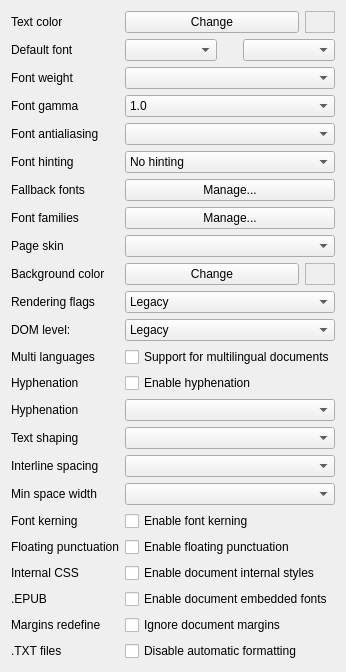
     <widget class="QWidget" name="tabDefStyle">
      <attribute name="title">
       <string>Styles</string>
      </attribute>
      <layout class="QVBoxLayout" name="verticalLayout_5">
       <item>
        <layout class="QFormLayout" name="formLayout">
         <property name="fieldGrowthPolicy">
          <enum>QFormLayout::AllNonFixedFieldsGrow</enum>
         </property>
         <item row="0" column="0">
          <widget class="QLabel" name="label_6">
           <property name="text">
            <string>Text color</string>
           </property>
          </widget>
         </item>
         <item row="0" column="1">
          <layout class="QHBoxLayout" name="horizontalLayout_11">
           <item>
            <widget class="QPushButton" name="btnTextColor">
             <property name="sizePolicy">
              <sizepolicy hsizetype="Preferred" vsizetype="Fixed">
               <horstretch>0</horstretch>
               <verstretch>0</verstretch>
              </sizepolicy>
             </property>
             <property name="text">
              <string>Change</string>
             </property>
            </widget>
           </item>
           <item>
            <widget class="QFrame" name="frmTextColor">
             <property name="sizePolicy">
              <sizepolicy hsizetype="Maximum" vsizetype="Preferred">
               <horstretch>0</horstretch>
               <verstretch>0</verstretch>
              </sizepolicy>
             </property>
             <property name="minimumSize">
              <size>
               <width>20</width>
               <height>20</height>
              </size>
             </property>
             <property name="maximumSize">
              <size>
               <width>30</width>
               <height>30</height>
              </size>
             </property>
             <property name="sizeIncrement">
              <size>
               <width>4</width>
               <height>4</height>
              </size>
             </property>
             <property name="baseSize">
              <size>
               <width>0</width>
               <height>0</height>
              </size>
             </property>
             <property name="autoFillBackground">
              <bool>true</bool>
             </property>
             <property name="frameShape">
              <enum>QFrame::StyledPanel</enum>
             </property>
             <property name="frameShadow">
              <enum>QFrame::Sunken</enum>
             </property>
             <property name="lineWidth">
              <number>1</number>
             </property>
             <property name="midLineWidth">
              <number>5</number>
             </property>
            </widget>
           </item>
          </layout>
         </item>
         <item row="1" column="0">
          <widget class="QLabel" name="label_12">
           <property name="text">
            <string>Default font</string>
           </property>
          </widget>
         </item>
         <item row="1" column="1">
          <layout class="QHBoxLayout" name="horizontalLayout_14">
           <item>
            <widget class="QComboBox" name="cbTextFontFace">
             <property name="sizePolicy">
              <sizepolicy hsizetype="Preferred" vsizetype="Fixed">
               <horstretch>0</horstretch>
               <verstretch>0</verstretch>
              </sizepolicy>
             </property>
            </widget>
           </item>
           <item>
            <spacer name="horizontalSpacer_3">
             <property name="orientation">
              <enum>Qt::Horizontal</enum>
             </property>
             <property name="sizeType">
              <enum>QSizePolicy::Maximum</enum>
             </property>
             <property name="sizeHint" stdset="0">
              <size>
               <width>20</width>
               <height>20</height>
              </size>
             </property>
            </spacer>
           </item>
           <item>
            <widget class="QComboBox" name="cbTextFontSize">
             <property name="sizePolicy">
              <sizepolicy hsizetype="Preferred" vsizetype="Fixed">
               <horstretch>0</horstretch>
               <verstretch>0</verstretch>
              </sizepolicy>
             </property>
             <property name="minimumSize">
              <size>
               <width>60</width>
               <height>0</height>
              </size>
             </property>
             <property name="maximumSize">
              <size>
               <width>16777215</width>
               <height>16777215</height>
              </size>
             </property>
             <property name="baseSize">
              <size>
               <width>60</width>
               <height>0</height>
              </size>
             </property>
            </widget>
           </item>
          </layout>
         </item>
         <item row="2" column="0">
          <widget class="QLabel" name="label_51">
           <property name="text">
            <string>Font weight</string>
           </property>
          </widget>
         </item>
         <item row="2" column="1">
          <widget class="QComboBox" name="cbFontWeightChange">
           <property name="currentText">
            <string notr="true"/>
           </property>
           <property name="currentIndex">
            <number>-1</number>
           </property>
          </widget>
         </item>
         <item row="3" column="0">
          <widget class="QLabel" name="label_19">
           <property name="text">
            <string>Font gamma</string>
           </property>
          </widget>
         </item>
         <item row="3" column="1">
          <widget class="QComboBox" name="cbFontGamma">
           <property name="sizePolicy">
            <sizepolicy hsizetype="Preferred" vsizetype="Fixed">
             <horstretch>0</horstretch>
             <verstretch>0</verstretch>
            </sizepolicy>
           </property>
           <property name="minimumSize">
            <size>
             <width>60</width>
             <height>0</height>
            </size>
           </property>
           <property name="maximumSize">
            <size>
             <width>16777215</width>
             <height>16777215</height>
            </size>
           </property>
           <property name="baseSize">
            <size>
             <width>60</width>
             <height>0</height>
            </size>
           </property>
           <property name="currentIndex">
            <number>15</number>
           </property>
           <item>
            <property name="text">
             <string>0.3</string>
            </property>
           </item>
           <item>
            <property name="text">
             <string>0.35</string>
            </property>
           </item>
           <item>
            <property name="text">
             <string>0.4</string>
            </property>
           </item>
           <item>
            <property name="text">
             <string>0.45</string>
            </property>
           </item>
           <item>
            <property name="text">
             <string>0.5</string>
            </property>
           </item>
           <item>
            <property name="text">
             <string>0.55</string>
            </property>
           </item>
           <item>
            <property name="text">
             <string>0.6</string>
            </property>
           </item>
           <item>
            <property name="text">
             <string>0.65</string>
            </property>
           </item>
           <item>
            <property name="text">
             <string>0.7</string>
            </property>
           </item>
           <item>
            <property name="text">
             <string>0.75</string>
            </property>
           </item>
           <item>
            <property name="text">
             <string>0.8</string>
            </property>
           </item>
           <item>
            <property name="text">
             <string>0.85</string>
            </property>
           </item>
           <item>
            <property name="text">
             <string>0.9</string>
            </property>
           </item>
           <item>
            <property name="text">
             <string>0.95</string>
            </property>
           </item>
           <item>
            <property name="text">
             <string>0.98</string>
            </property>
           </item>
           <item>
            <property name="text">
             <string>1.0</string>
            </property>
           </item>
           <item>
            <property name="text">
             <string>1.02</string>
            </property>
           </item>
           <item>
            <property name="text">
             <string>1.05</string>
            </property>
           </item>
           <item>
            <property name="text">
             <string>1.1</string>
            </property>
           </item>
           <item>
            <property name="text">
             <string>1.15</string>
            </property>
           </item>
           <item>
            <property name="text">
             <string>1.2</string>
            </property>
           </item>
           <item>
            <property name="text">
             <string>1.25</string>
            </property>
           </item>
           <item>
            <property name="text">
             <string>1.3</string>
            </property>
           </item>
           <item>
            <property name="text">
             <string>1.35</string>
            </property>
           </item>
           <item>
            <property name="text">
             <string>1.4</string>
            </property>
           </item>
           <item>
            <property name="text">
             <string>1.45</string>
            </property>
           </item>
           <item>
            <property name="text">
             <string>1.5</string>
            </property>
           </item>
           <item>
            <property name="text">
             <string>1.6</string>
            </property>
           </item>
           <item>
            <property name="text">
             <string>1.7</string>
            </property>
           </item>
           <item>
            <property name="text">
             <string>1.8</string>
            </property>
           </item>
           <item>
            <property name="text">
             <string>1.9</string>
            </property>
           </item>
          </widget>
         </item>
         <item row="4" column="0">
          <widget class="QLabel" name="label_52">
           <property name="text">
            <string>Font antialiasing</string>
           </property>
          </widget>
         </item>
         <item row="4" column="1">
          <widget class="QComboBox" name="cbAntialiasingMode">
           <property name="currentIndex">
            <number>-1</number>
           </property>
          </widget>
         </item>
         <item row="5" column="0">
          <widget class="QLabel" name="label_35">
           <property name="text">
            <string>Font hinting</string>
           </property>
          </widget>
         </item>
         <item row="5" column="1">
          <widget class="QComboBox" name="cbFontHinting">
           <property name="sizePolicy">
            <sizepolicy hsizetype="Preferred" vsizetype="Fixed">
             <horstretch>0</horstretch>
             <verstretch>0</verstretch>
            </sizepolicy>
           </property>
           <property name="minimumSize">
            <size>
             <width>60</width>
             <height>0</height>
            </size>
           </property>
           <property name="maximumSize">
            <size>
             <width>16777215</width>
             <height>16777215</height>
            </size>
           </property>
           <property name="baseSize">
            <size>
             <width>60</width>
             <height>0</height>
            </size>
           </property>
           <item>
            <property name="text">
             <string>No hinting</string>
            </property>
           </item>
           <item>
            <property name="text">
             <string>Use bytecode</string>
            </property>
           </item>
           <item>
            <property name="text">
             <string>Autohinting</string>
            </property>
           </item>
          </widget>
         </item>
         <item row="6" column="0">
          <widget class="QLabel" name="label_36">
           <property name="text">
            <string>Fallback fonts</string>
           </property>
          </widget>
         </item>
         <item row="6" column="1">
          <widget class="QPushButton" name="btnFallbackMan">
           <property name="sizePolicy">
            <sizepolicy hsizetype="Preferred" vsizetype="Fixed">
             <horstretch>0</horstretch>
             <verstretch>0</verstretch>
            </sizepolicy>
           </property>
           <property name="text">
            <string>Manage...</string>
           </property>
          </widget>
         </item>
         <item row="8" column="0">
          <widget class="QLabel" name="label_14">
           <property name="text">
            <string>Page skin</string>
           </property>
          </widget>
         </item>
         <item row="8" column="1">
          <widget class="QComboBox" name="cbPageSkin">
           <property name="sizePolicy">
            <sizepolicy hsizetype="Preferred" vsizetype="Fixed">
             <horstretch>0</horstretch>
             <verstretch>0</verstretch>
            </sizepolicy>
           </property>
           <property name="minimumSize">
            <size>
             <width>60</width>
             <height>0</height>
            </size>
           </property>
           <property name="maximumSize">
            <size>
             <width>16777215</width>
             <height>16777215</height>
            </size>
           </property>
           <property name="baseSize">
            <size>
             <width>60</width>
             <height>0</height>
            </size>
           </property>
          </widget>
         </item>
         <item row="9" column="0">
          <widget class="QLabel" name="label_8">
           <property name="text">
            <string>Background color</string>
           </property>
          </widget>
         </item>
         <item row="9" column="1">
          <layout class="QHBoxLayout" name="horizontalLayout_10">
           <item>
            <widget class="QPushButton" name="btnBgColor">
             <property name="sizePolicy">
              <sizepolicy hsizetype="Preferred" vsizetype="Fixed">
               <horstretch>0</horstretch>
               <verstretch>0</verstretch>
              </sizepolicy>
             </property>
             <property name="text">
              <string>Change</string>
             </property>
            </widget>
           </item>
           <item>
            <widget class="QFrame" name="frmBgColor">
             <property name="sizePolicy">
              <sizepolicy hsizetype="Maximum" vsizetype="Preferred">
               <horstretch>0</horstretch>
               <verstretch>0</verstretch>
              </sizepolicy>
             </property>
             <property name="minimumSize">
              <size>
               <width>20</width>
               <height>20</height>
              </size>
             </property>
             <property name="maximumSize">
              <size>
               <width>30</width>
               <height>30</height>
              </size>
             </property>
             <property name="autoFillBackground">
              <bool>true</bool>
             </property>
             <property name="frameShape">
              <enum>QFrame::StyledPanel</enum>
             </property>
             <property name="frameShadow">
              <enum>QFrame::Sunken</enum>
             </property>
             <property name="lineWidth">
              <number>1</number>
             </property>
             <property name="midLineWidth">
              <number>5</number>
             </property>
            </widget>
           </item>
          </layout>
         </item>
         <item row="10" column="0">
          <widget class="QLabel" name="label_45">
           <property name="text">
            <string>Rendering flags</string>
           </property>
          </widget>
         </item>
         <item row="10" column="1">
          <widget class="QComboBox" name="cbRendFlags">
           <item>
            <property name="text">
             <string>Legacy</string>
            </property>
           </item>
           <item>
            <property name="text">
             <string>Flat</string>
            </property>
           </item>
           <item>
            <property name="text">
             <string>Book</string>
            </property>
           </item>
           <item>
            <property name="text">
             <string>Web (Full)</string>
            </property>
           </item>
          </widget>
         </item>
         <item row="11" column="0">
          <widget class="QLabel" name="label_46">
           <property name="text">
            <string>DOM level:</string>
           </property>
          </widget>
         </item>
         <item row="11" column="1">
          <widget class="QComboBox" name="cbDOMLevel">
           <item>
            <property name="text">
             <string>Legacy</string>
            </property>
           </item>
           <item>
            <property name="text">
             <string>Newest</string>
            </property>
           </item>
          </widget>
         </item>
         <item row="12" column="0">
          <widget class="QLabel" name="label_47">
           <property name="text">
            <string>Multi languages</string>
           </property>
          </widget>
         </item>
         <item row="12" column="1">
          <widget class="QCheckBox" name="cbMultiLang">
           <property name="text">
            <string>Support for multilingual documents</string>
           </property>
          </widget>
         </item>
         <item row="13" column="0">
          <widget class="QLabel" name="label_48">
           <property name="text">
            <string>Hyphenation</string>
           </property>
          </widget>
         </item>
         <item row="13" column="1">
          <widget class="QCheckBox" name="cbEnableHyph">
           <property name="text">
            <string>Enable hyphenation</string>
           </property>
          </widget>
         </item>
         <item row="14" column="0">
          <widget class="QLabel" name="label_9">
           <property name="text">
            <string>Hyphenation</string>
           </property>
          </widget>
         </item>
         <item row="14" column="1">
          <widget class="QComboBox" name="cbHyphenation"/>
         </item>
         <item row="15" column="0">
          <widget class="QLabel" name="label_44">
           <property name="text">
            <string>Text shaping</string>
           </property>
          </widget>
         </item>
         <item row="15" column="1">
          <widget class="QComboBox" name="cbFontShaping">
           <property name="currentText">
            <string/>
           </property>
          </widget>
         </item>
         <item row="16" column="0">
          <widget class="QLabel" name="label_13">
           <property name="text">
            <string>Interline spacing</string>
           </property>
          </widget>
         </item>
         <item row="16" column="1">
          <widget class="QComboBox" name="cbInterlineSpace"/>
         </item>
         <item row="17" column="0">
          <widget class="QLabel" name="label_15">
           <property name="text">
            <string>Min space width</string>
           </property>
          </widget>
         </item>
         <item row="17" column="1">
          <widget class="QComboBox" name="cbMinSpaceWidth"/>
         </item>
         <item row="18" column="0">
          <widget class="QLabel" name="label_43">
           <property name="text">
            <string>Font kerning</string>
           </property>
          </widget>
         </item>
         <item row="18" column="1">
          <widget class="QCheckBox" name="cbFontKerning">
           <property name="text">
            <string>Enable font kerning</string>
           </property>
          </widget>
         </item>
         <item row="19" column="0">
          <widget class="QLabel" name="label_18">
           <property name="text">
            <string>Floating punctuation</string>
           </property>
          </widget>
         </item>
         <item row="19" column="1">
          <widget class="QCheckBox" name="cbFloatingPunctuation">
           <property name="text">
            <string>Enable floating punctuation</string>
           </property>
          </widget>
         </item>
         <item row="20" column="0">
          <widget class="QLabel" name="label_38">
           <property name="text">
            <string>Internal CSS</string>
           </property>
          </widget>
         </item>
         <item row="20" column="1">
          <widget class="QCheckBox" name="cbEnableDocumentStyles">
           <property name="text">
            <string>Enable document internal styles</string>
           </property>
          </widget>
         </item>
         <item row="21" column="0">
          <widget class="QLabel" name="label_37">
           <property name="text">
            <string>.EPUB</string>
           </property>
          </widget>
         </item>
         <item row="21" column="1">
          <widget class="QCheckBox" name="cbEnableEmbeddedFonts">
           <property name="text">
            <string>Enable document embedded fonts</string>
           </property>
          </widget>
         </item>
         <item row="22" column="0">
          <widget class="QLabel" name="label_49">
           <property name="text">
            <string>Margins redefine</string>
           </property>
          </widget>
         </item>
         <item row="22" column="1">
          <widget class="QCheckBox" name="cbIgnoreDocumentMargins">
           <property name="text">
            <string>Ignore document margins</string>
           </property>
          </widget>
         </item>
         <item row="23" column="0">
          <widget class="QLabel" name="label_17">
           <property name="text">
            <string>.TXT files</string>
           </property>
          </widget>
         </item>
         <item row="23" column="1">
          <widget class="QCheckBox" name="cbTxtPreFormatted">
           <property name="text">
            <string>Disable automatic formatting</string>
           </property>
          </widget>
         </item>
         <item row="7" column="1">
          <widget class="QPushButton" name="btnFontFamiliesMan">
           <property name="text">
            <string>Manage...</string>
           </property>
          </widget>
         </item>
         <item row="7" column="0">
          <widget class="QLabel" name="label_54">
           <property name="text">
            <string>Font families</string>
           </property>
          </widget>
         </item>
        </layout>
       </item>
      </layout>
     </widget>
